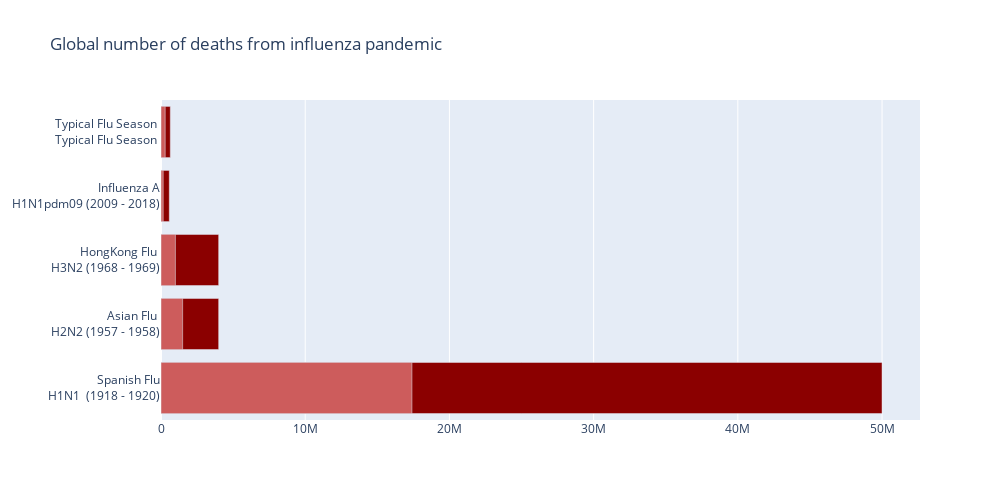

Notebook code cell kept with this figure:
### Code cell
fig1 = go.Figure()
fig1.update_layout(
    autosize=False,
    width=1000,
    height=500,
    showlegend=False,
    title = 'Global number of deaths from influenza pandemic',
    barmode='overlay'
)
fig1.add_trace(go.Bar(
    y=df1['Flu Pandamics '] +'<br>'+ df1['name'],
    x=df1['max'],
    meta = df1['min'],
    orientation='h',
    marker_color='darkred',
    hovertemplate ="""%{y}<br> Min Death Rate - %{meta} <br> Max Death Rate - %{x}""",
))
fig1.add_trace(go.Bar(
    y=df1['Flu Pandamics '] +'<br>'+ df1['name'],
    x=df1['min'],
    orientation='h',
    marker_color= 'indianred',
    hoverinfo  = 'none',
))

fig1.show()

### Figure 1 — Plotly figure (JSON) as saved in the notebook; plotly's stock layout.template omitted (floating-point values rounded to 4 significant figures)
{"data": [{"hovertemplate": "%{y}<br> Min Death Rate - %{meta} <br> Max Death Rate - %{x}", "marker": {"color": "darkred"}, "meta": [17400000, 1500000, 1000000, 151700, 291000], "orientation": "h", "type": "bar", "x": [50000000, 4000000, 4000000, 575400, 646000], "y": ["Spanish Flu<br>H1N1  (1918 - 1920)", "Asian Flu <br>H2N2 (1957 - 1958)", "HongKong Flu <br>H3N2 (1968 - 1969)", "Influenza A<br>H1N1pdm09 (2009 - 2018)", "Typical Flu Season <br>Typical Flu Season "]}, {"hoverinfo": "none", "marker": {"color": "indianred"}, "orientation": "h", "type": "bar", "x": [17400000, 1500000, 1000000, 151700, 291000], "y": ["Spanish Flu<br>H1N1  (1918 - 1920)", "Asian Flu <br>H2N2 (1957 - 1958)", "HongKong Flu <br>H3N2 (1968 - 1969)", "Influenza A<br>H1N1pdm09 (2009 - 2018)", "Typical Flu Season <br>Typical Flu Season "]}], "layout": {"autosize": false, "barmode": "overlay", "height": 500, "showlegend": false, "title": {"text": "Global number of deaths from influenza pandemic"}, "width": 1000}}
